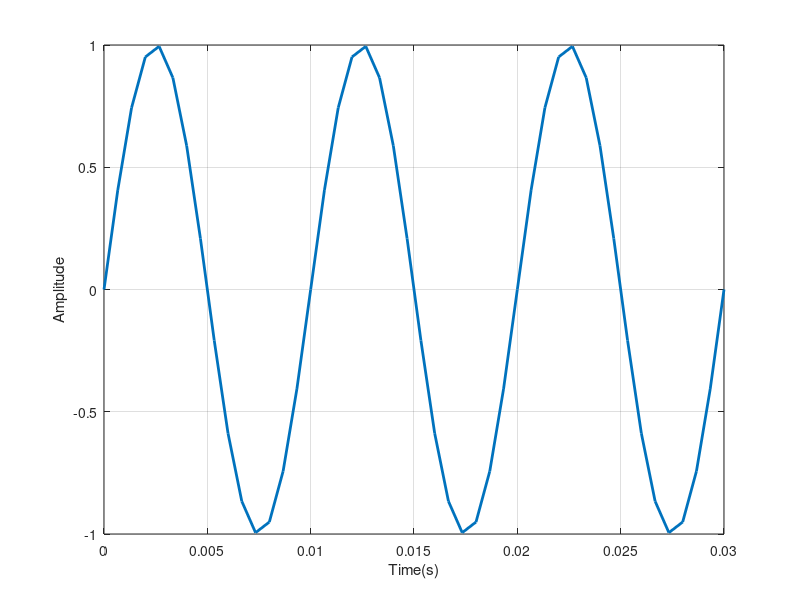

The MATLAB script that drew this image:
f1=100;
A=1;
T=1/f1;
Fs=15*f1;
Ts=1/Fs;
t=0:Ts:3*T;
N=length(t);
xt=A*sin(2*pi*f1*t);
xf=(1/N)*fftshift(fft(xt));
fre=linspace(-Fs/2,Fs/2,N);


%Spectrum of single tone sinusoidal waves in time domain
plot(t,xt,'Linewidth',2);
xlabel('Time(s)');
ylabel('Amplitude');
grid on;